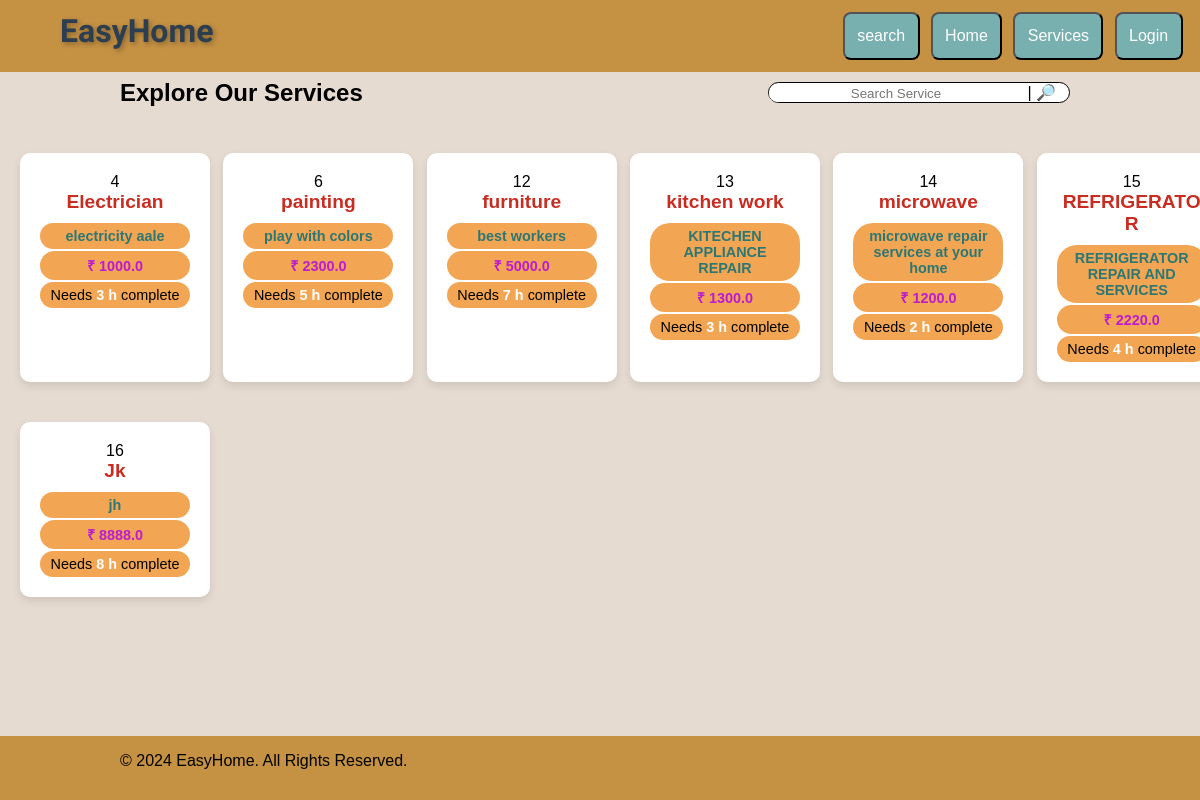
Page /services on the earlier database version.
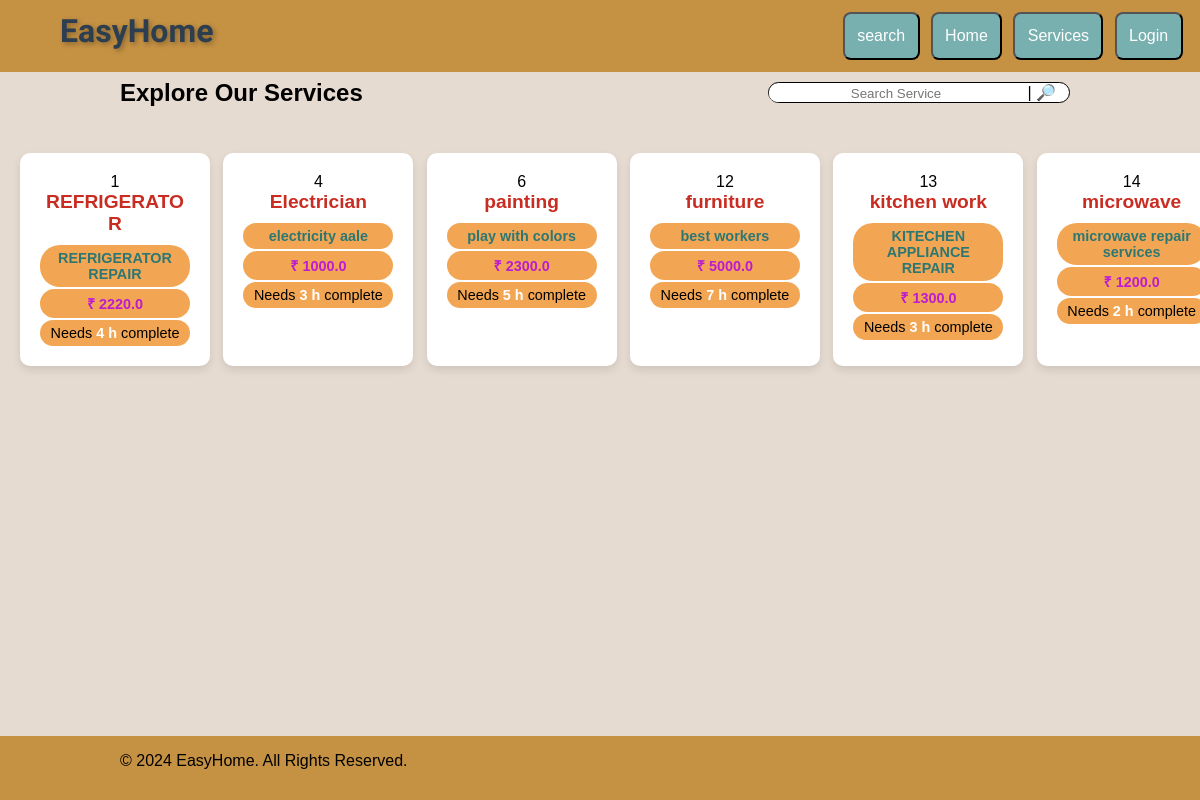
Same page on the later database version.
### app.py (models this page shows, shortened)
class Services(db.Model):
    service_id= db.Column(db.Integer, primary_key = True)
    service_name= db.Column(db.String(50)  )
    service_desc= db.Column(db.String(200) )
    service_b_price= db.Column(db.Float() ,nullable= False)
    time_required =db.Column(db.String,  nullable=False)

### app.py (the view)
@app.route("/services" )
def all_serv():
    query = request.args.get('word')
    if query:
        services = Services.query.filter(or_ (Services.service_name.like(f'%{query}%'), Services.service_desc.like(f'%{query}%'), Services.service_id.like(f'%{query}%'))).all()
    else:
        services =Services.query.all()
    return render_template("services.html", services=services)

### templates/services.html
{% extends "common.html" %}
{% block body %}
<div class="flex_button panel">
    <h2> Explore Our Services</h2>
    <div style="width: 300px; margin-left: 30px;" class="searchbar flex_button" >
        <form action="/services" >
            <input style="width: 250px;"  id="searchbox" name="word" value="{{request.args.get('word', '')}}"  required  placeholder="Search Service">
            |<button style="display: none; margin: 0;" id='search_button' type="submit">🔎</button>
            <label for="search_button"> 🔎</label>
        </form>
    </div>
</div>
    <div class="container1">
        {% for service in services %}
        <div  onclick="window.location.href='/service_page/{{service.service_id}}'" class="service-box">
            <div class="service-icon">{{service.service_id}}</div>
            <div class="service-title"><b style="color: rgb(201, 45, 34);">{{service.service_name}}</b></div>
            <div class="service-desc"><b style="color: rgb(45, 119, 115);">{{service.service_desc}}</b></div>
            <div class="service-desc">  <b style="color: rgb(188, 27, 209);">₹ {{service.service_b_price}}</b></div>
            <div class="service-desc"><a style="color: rgb(0, 0, 0);">Needs <b style="color: rgb(255, 255, 255);">{{service.time_required}} h </b>complete</a></div>
            </div>
        {% endfor %}
    </div></div>
{% endblock %}

### templates/common.html (shortened to what this page needs)
<!DOCTYPE html>
<html lang="en">
<head>
    <link rel="stylesheet" href="{{url_for('static',filename='style.css')}}" >
</head>
<body1>
    <div class="nav-bar">
        <div class="easyhome">
            EasyHome
        </div>
        <div style="display: flex; margin-right: 10%;">
            <button>
                <label for="search1">
                    search
                </label>
            </button>
            <button onclick="location.href='/';">
                Home </button>
                <button onclick="location.href='/services';">
                    Services </button>
            {% if session.username %}
            <a  onclick="location.href='/dashboard';">
                <img class='nav-icon' src="{{url_for('static' , filename='icons/profile.png') }}" alt="User"/>
                 <p>profile</p>
            </a>
            <a  onclick="location.href='/logout';">
                <img class='nav-icon' src="{{url_for('static' , filename='icons/logout.png') }}" alt="logout"/>
                <p>logout</p>
            </a>
            {% else %}
            <button  onclick="location.href='/login';">
                Login </button>
            {% endif %}
        </div>
    </div>
{% block body %}{% endblock %}
<div class="footer1">
    <div >
        <p>© 2024 EasyHome. All Rights Reserved.</p>
    </div>
</div>
</body1>
</html>

### static/style.css (style rules this page uses)
body, html { margin: 0; padding-top: 3%; padding-bottom: 3%; box-sizing: border-box; background: rgb(230, 219, 209); }
.panel { margin-left: 10%; margin-right: 10%; }
button { padding: 7px 20px; font-size: 15px; margin-left: 10px; border-radius: 40px; cursor: pointer; background-color: #ffffff; }
.container1 { max-width: 1200px; margin: 20px auto; display: grid; grid-template-columns: repeat(auto-fit, minmax(170px, 1fr)); gap: 20px; padding: 10px; width: 100%; }
.easyhome { padding-left: 5%; font-family: 'Great Vibes', cursive; font-size: 200%; font-weight: bold; color: #2C3E50; text-shadow: 2px 2px 5px rgba(0, 0, 0, 0.3); }
.nav-bar { position: fixed; top: 0; display: flex; background: rgb(197, 145, 67);; justify-content: space-between; height: 6%; width: 100%; padding-top: 1%; padding-bottom: 1%; z-index: 1000; }
.nav-bar button { padding: 1% 5%; margin-right: 0.5%; font-size: 100%; border-radius: 8px; color:white; background-color: #78afaf; cursor: pointer; }
.footer1 { background-color: rgb(197, 145, 67); position: fixed; height: 8%; left: 0; right: 0; bottom: 0; }
.footer1 p { position: fixed; left: 10%; }
.service-box { background-color: #fff; border-radius: 10px; box-shadow: 0 4px 8px rgba(0, 0, 0, 0.1); padding: 20px; text-align: center; transition: transform 0.2s ease; width: 150px; margin: 10px; }
.service-title { font-size: 1.2em; margin-bottom: 10px; font-weight: bold; word-wrap: break-word; }
.service-desc { background-color: #f2a654; color: white; padding: 5px 10px; margin-top: 2px; border-radius: 20px; font-size: 0.9em; word-wrap: break-word; }
.flex_button { display: flex; align-items: center; justify-content: space-between; gap: 10px }
.flex_button h2 { margin: 0; }
.searchbar { width: 80%; margin: 10px; background: #ffffff; border: 1px solid rgb(0, 0, 0); border-radius: 20px; border-collapse: collapse; }
#searchbox { width: 80%; height: 100%; border: none; border-radius: 20px; border-collapse: collapse; border-top-right-radius:0; border-bottom-right-radius:0; text-align: center; }

Differences in the rows shown:
removed Services: service_id "15", service_name "REFRIGERATOR", service_desc "REFRIGERATOR REPAIR AND SERVICES", service_b_price "2220.0", time_required "4"
removed Services: service_id "16", service_name "Jk", service_desc "jh", service_b_price "8888.0", time_required "8"
added Services: service_id "1", service_name "REFRIGERATOR", service_desc "REFRIGERATOR REPAIR", service_b_price "2220.0", time_required "4"
changed Services "microwave": service_desc "microwave repair services at your home" → "microwave repair services"
